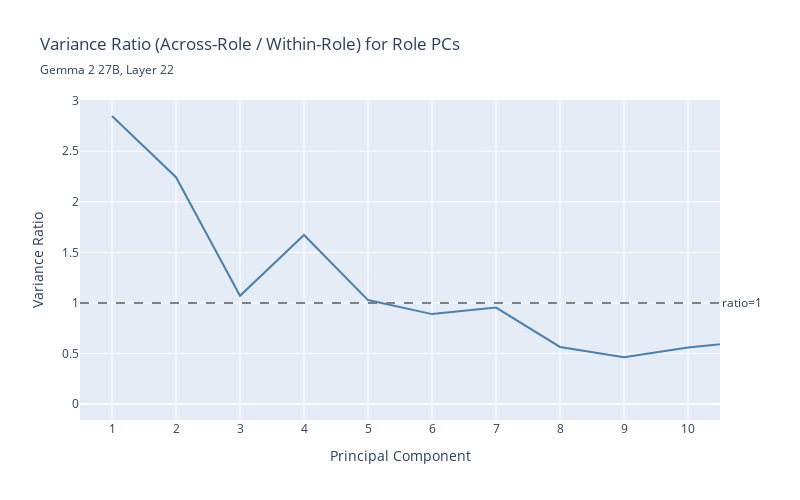

The code cell stored with this chart in its notebook:
### Code cell
import plotly.graph_objects as go

# Create line plot of PC ratios
fig = go.Figure()

# Add line trace for all PC ratios
fig.add_trace(go.Scatter(
    x=np.arange(1, len(all_pc_ratios) + 1),
    y=all_pc_ratios,
    mode='lines',
    name='PC Ratio',
    line=dict(color='steelblue', width=2)
))


# Add horizontal reference line at ratio=1
fig.add_hline(y=1.0, line_dash="dash", line_color="gray", 
              annotation_text="ratio=1", annotation_position="right")

# Update layout
fig.update_layout(
    title={
        'text': "Variance Ratio (Across-Role / Within-Role) for Role PCs",
        'subtitle': {
            'text': f"{model_name.replace('-', ' ').title()}, Layer {layer}",
        }
    },
    xaxis_title="Principal Component",
    yaxis_title="Variance Ratio",
    width=800,
    height=500,
    hovermode='x unified'
)

fig.update_xaxes(range=[0.5, 10.5], tickvals=np.arange(1, 11))

fig.show()
fig.write_html(f"/root/git/plots/{model_name}/roles/variance_ratios.html")

### Figure 1 — Plotly figure (JSON) as saved in the notebook; plotly's stock layout.template omitted (floating-point values rounded to 4 significant figures; data arrays with more than 128 entries replaced by an {"elided": "..."} marker saying what was removed)
{"data": [{"line": {"color": "steelblue", "width": 2}, "mode": "lines", "name": "PC Ratio", "type": "scatter", "x": {"elided": "448 int values"}, "y": {"elided": "448 float values"}}], "layout": {"annotations": [{"showarrow": false, "text": "ratio=1", "x": 1, "xanchor": "left", "xref": "x domain", "y": 1, "yanchor": "middle", "yref": "y"}], "height": 500, "hovermode": "x unified", "shapes": [{"line": {"color": "gray", "dash": "dash"}, "type": "line", "x0": 0, "x1": 1, "xref": "x domain", "y0": 1, "y1": 1, "yref": "y"}], "title": {"subtitle": {"text": "Gemma 2 27B, Layer 22"}, "text": "Variance Ratio (Across-Role / Within-Role) for Role PCs"}, "width": 800, "xaxis": {"range": [0.5, 10.5], "tickvals": [1, 2, 3, 4, 5, 6, 7, 8, 9, 10], "title": {"text": "Principal Component"}}, "yaxis": {"title": {"text": "Variance Ratio"}}}}
